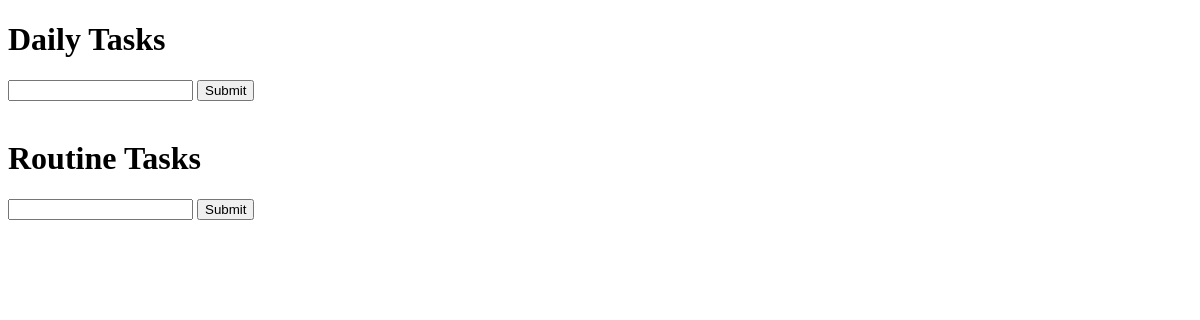
Before: / with the older database file.
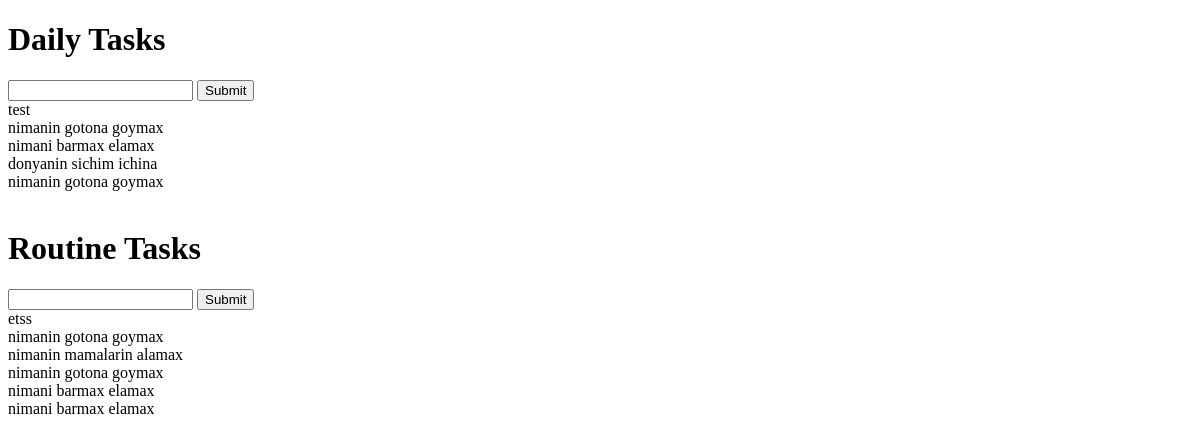
After: the same page with the newer database file.
### tasks/models.py (models this page shows)
class DailyTasks(models.Model):
    title = models.CharField(max_length=100)
    description = models.CharField(max_length=400, blank=True, null=True)
    complete = models.BooleanField(default=False)
    def __str__(self):
        return self.title

class RoutineTasks(models.Model):
    title = models.CharField(max_length=100)
    description = models.CharField(max_length=400, blank=True, null=True)
    complete = models.BooleanField(default=False)
    def __str__(self):
        return self.title

### tasks/views.py (the view)
# urls.py: path('', views.index, name='list'),
def index(request):
    daily_tasks = DailyTasks.objects.all()
    daily_form = DailTasksForm()
    routine_tasks = RoutineTasks.objects.all()
    routine_form = RoutineTasksForm()
    context = {'DailyTasks': daily_tasks, 'RoutineTasks': routine_tasks,
               'DailyForm': daily_form, 'RoutineForm': routine_form}
    if request.method == "POST":
        if request.POST.get('create daily task'):
            form = DailTasksForm(request.POST)
            if form.is_valid():
                form.save()
            return redirect("/")
    if request.method == "POST":
        if request.POST.get('create routine task'):
            form = RoutineTasksForm(request.POST)
            if form.is_valid():
                form.save()
            return redirect("/")
    return render(request, 'tasks/index.html', context)

### tasks/forms.py
class DailTasksForm(forms.ModelForm):
    class Meta:
        model = DailyTasks
        fields = '__all__'

class RoutineTasksForm(forms.ModelForm):
    class Meta:
        model = RoutineTasks
        fields = '__all__'

### templates/tasks/index.html (shortened to what this page needs)
<!DOCTYPE html>
<html lang="en">
<head>
</head>
<body>
<h1>Daily Tasks</h1>
<form method="POST" action="/">
    {{ DailyForm.title }}
    <input type="submit" name="create daily task">
</form>
{% for task in DailyTasks %}
    <div>
        {% if task.complete == True %}
        <strike>{{ task }}</strike>
        {% else %}
        <span>{{ task }}</span>
        {% endif %}
    </div>
{% endfor %}
<br>
        <h1>Routine Tasks</h1>
<form method="POST" action="/">
    {{ RoutineForm.title }}
    <input type="submit" name="create routine task">
</form>
{% for task in RoutineTasks %}
    <div>
        {% if task.complete == True %}
        <strike>{{ task }}</strike>
        {% else %}
        <span>{{ task }}</span>
        {% endif %}
    </div>
{% endfor %}
</body>
</html>

Changed rows visible on the page:
added DailyTasks: title "test"
added DailyTasks: title "nimanin gotona goymax"
added DailyTasks: title "nimani barmax elamax"
added DailyTasks: title "donyanin sichim ichina"
added DailyTasks: title "nimanin gotona goymax"
added RoutineTasks: title "etss"
added RoutineTasks: title "nimanin gotona goymax"
added RoutineTasks: title "nimanin mamalarin alamax"
added RoutineTasks: title "nimanin gotona goymax"
added RoutineTasks: title "nimani barmax elamax"
added RoutineTasks: title "nimani barmax elamax"
